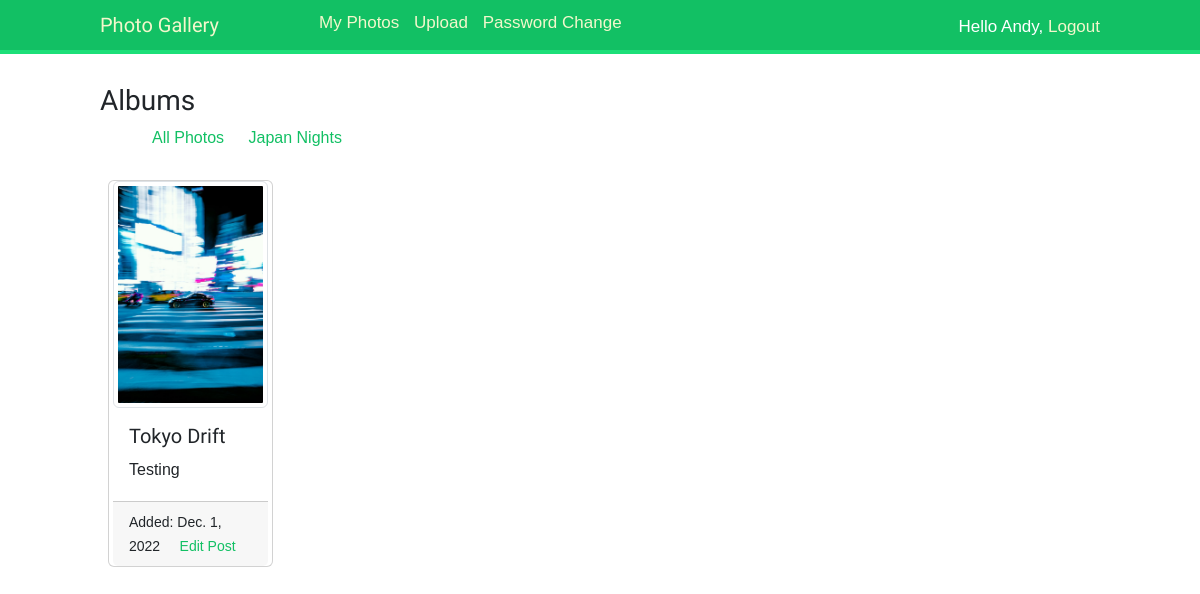
Before: / (signed in) with the older database file.
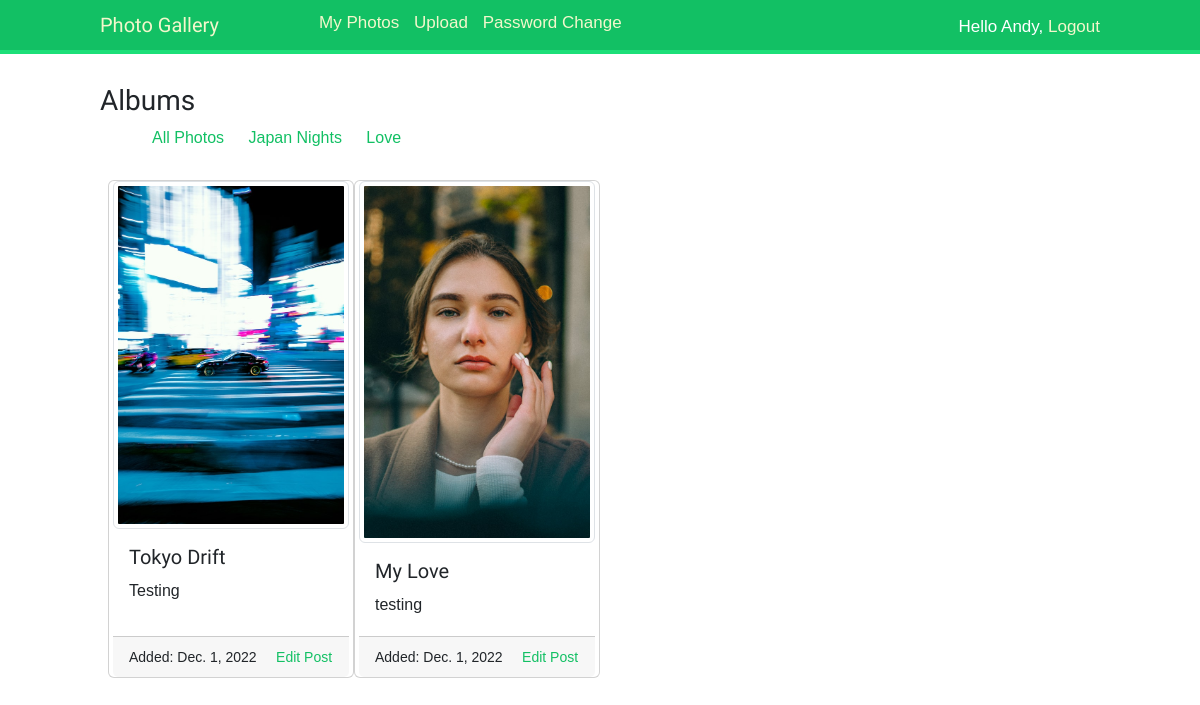
After: the same page with the newer database file.
### photos/models.py (models this page shows, shortened)
class Album(models.Model):
    user = models.ForeignKey(User,on_delete=models.CASCADE, db_index=True,null=True)
    name = models.CharField(max_length=100, db_index=True)
    slug = models.SlugField(max_length=100, unique=True)
    def get_absolute_url(self):
        return reverse("photo:photo_albums", args=[self.slug])

class Photo(models.Model):
    user = models.ForeignKey(User,on_delete=models.CASCADE, db_index=True)
    album = models.ForeignKey(Album,on_delete=models.CASCADE, related_name ='photo')
    title = models.CharField(max_length=200,blank = False, db_index=True)
    description = models.TextField(blank = True)
    image = models.ImageField(blank = False,upload_to = 'photo/%Y/%m/%d')
    slug = models.SlugField(max_length=200, unique=True)
    created = models.DateField(auto_now_add=True)
    def get_absolute_url(self):
        return reverse("photo:detail", args=[self.id,self.slug])

### photos/views.py (the view)
# urls.py: path('',views.photo_list,name="photo_list"),
@login_required()
def photo_list(request,album_slug=None,):
    user_albums = Album.objects.filter(photo__user = request.user).distinct()
    photos = Photo.objects.filter(user__username=request.user)
    if album_slug:
        album = get_object_or_404(Album,slug=album_slug)
        photos = photos.filter(album=album)
    context = {
        'photos': photos,
        'user_albums':user_albums
    }
    return render(request,'photo_album/album.html',context)

### photos/templates/photo_album/album.html (shortened to what this page needs)
{% extends 'base.html' %}
{% load static %}
{% block content %}
    <div>
        <h3>Albums</h3>
        <ul>
            <li style="display: inline-block; padding-left:20px;">
                <a href="{% url 'photo:photo_list' %}">All Photos</a>
            </li>
            {% for album in user_albums %}
                <li style="display: inline-block; padding-left:20px;">
                    <a href="{{album.get_absolute_url}}">{{album.name}}</a>
                </li>
            {% endfor %}
        </ul>
    </div>
    <div class ="container-fluid">
        <div class="card-group content" style = "margin-top:30px;">
            <div class="row row-cols-1 row-cols-md-4 g-2">
                {% for photo in photos %}
                    <div class="card">
                        <a href="{{photo.get_absolute_url}}">
                            <img src="{{photo.image.url}}" class="img-fluid img-thumbnail" alt="..." >
                        </a>
                        <div class="card-body">
                            <h5 class="card-title">{{photo.title}}</h5>
                            <p class="card-text">{{photo.description|truncatewords:10}}</p>
                        </div>
                        <div class="card-footer">
                            <small >Added: {{photo.created}}</small>
                            <small class="text-muted" style = "text-align: center; margin-left: 15px;"><a href="{% url 'photo:edit' photo.id photo.slug %}">Edit Post</a></small>
                        </div>
                    </div>
                {%endfor%}
            </div>
        </div>
    </div>
{% endblock content %}

### photos/templates/base.html (shortened to what this page needs)
{% load static %}
<!DOCTYPE html>
<html lang="en">
<head>
  <link href="https://cdn.jsdelivr.net/npm/bootstrap@5.2.2/dist/css/bootstrap.min.css" rel="stylesheet">
  <link href="{% static "css/styles.css" %}" rel="stylesheet">
</head>
<body>
  <div id="header">
    <span class="logo">Photo Gallery</span>
      {% if request.user.is_authenticated %}
        <ul class="menu">
            <a href="{% url "photo:photo_list" %}">My Photos</a>
            <a style="padding-left:10px" href="{% url 'photo:upload' %}">Upload</a>
            <a style="padding-left:10px" href="{% url 'photo:password_change' %}">Password Change</a>
        </ul>
      {% endif %}
    <span class="user">
      {% if request.user.is_authenticated %}
         Hello {{ request.user.first_name }},
         <a href="{% url 'photo:signout' %}">Logout</a>
      {% else %}
         <a href="{% url 'photo:register' %}">Create Account</a>
         <a style="padding-left:10px" href="{% url 'photo:signin' %}">Sign in</a>
      {% endif %}
    </span>
  </div>
<div id="content">
  {% block content %}
  {% endblock %}
</div>
</body>
</html>

### photos/static/css/styles.css (style rules this page uses)
body { margin:0; padding:0; font-family:helvetica, sans-serif; }
p { line-height: 1.8; }
a { color:#12c064; text-decoration:none; }
h1, h2, h3, h4, h5 , h6 { font-family: 'Muli', sans-serif; font-weight:normal; }
#header { padding:10px 100px; font-size:14px; background:#12c064; color:#fff; border-bottom:4px solid #1cdf78; overflow:auto; }
#header .logo { font-family: 'Muli', sans-serif; float:left; color:#f3f7cc; font-size:20px; margin-right:10%; }
#header ul.menu { list-style:none; float:left; margin:0; padding:0; font-size: 17px; }
#header a { color:#f3f7cc; }
#header .user { float:right; padding-top:4px; font-size: 17px; }
#content { padding:30px 100px; }

Changed rows visible on the page:
added Album: name "Love"
added Photo: image (picture), title "My Love", description "testing", created "Dec. 1, 2022"
